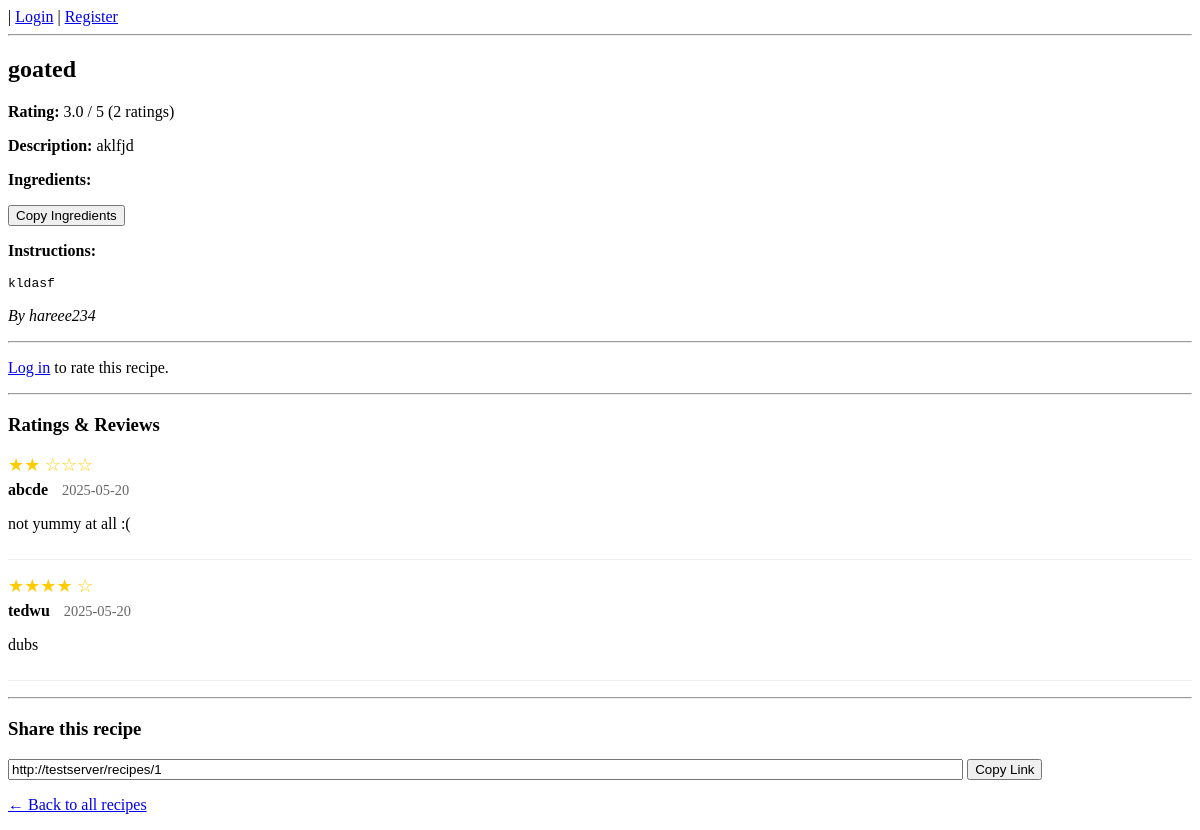
/recipes/1, run on the app's committed database.
### app/models.py (models this page shows)
class Recipe(db.Model):
    id = db.Column(db.Integer, primary_key=True)
    title = db.Column(db.String(200), nullable=False)
    description = db.Column(db.Text, nullable=False)
    ingredients = db.Column(db.Text, nullable=False)
    instructions = db.Column(db.Text, nullable=False)
    created_at = db.Column(db.DateTime(timezone=True), server_default=func.now())
    user_id = db.Column(db.Integer, db.ForeignKey('user.id'), nullable=False)
    ratings = db.relationship('Rating', backref='recipe', lazy=True, cascade="all, delete-orphan")
    def avg_rating(self):
        if not self.ratings:
            return 0
        return round(sum(r.value for r in self.ratings) / len(self.ratings), 1)

class Rating(db.Model):
    id = db.Column(db.Integer, primary_key=True)
    value = db.Column(db.Integer, nullable=False)  # 1-5 stars
    comment = db.Column(db.Text, nullable=True)    # Optional review text
    created_at = db.Column(db.DateTime(timezone=True), server_default=func.now())
    recipe_id = db.Column(db.Integer, db.ForeignKey('recipe.id'), nullable=False)
    user_id = db.Column(db.Integer, db.ForeignKey('user.id'), nullable=False)
    __table_args__ = (db.UniqueConstraint('recipe_id', 'user_id', name='_recipe_user_rating_uc'),)

class User(UserMixin, db.Model):
    id = db.Column(db.Integer, primary_key=True)
    username = db.Column(db.String(100), unique=True, nullable=False)
    email = db.Column(db.String(120), unique=True, nullable=False)
    password = db.Column(db.String(200), nullable=False)
    recipes = db.relationship('Recipe', backref='author', lazy=True)
    ratings = db.relationship('Rating', backref='user', lazy=True)

### app/routes.py (the view)
@app.route('/recipes/<int:recipe_id>')
def view_recipe(recipe_id):
    user = get_current_user()
    recipe = Recipe.query.get_or_404(recipe_id)
    user_rating = None
    if user:
        user_rating = Rating.query.filter_by(
            recipe_id=recipe_id,
            user_id=user.id
        ).first()
    return render_template(
        'view_recipe.html',
        recipe=recipe,
        user=user,
        user_rating=user_rating
    )

### app/routes.py (called while the page is built)
def get_current_user():
    uid = session.get("user_id")
    return User.query.get(uid) if uid else None

### app/templates/view_recipe.html (shortened to what this page needs)
{% extends "base.html" %}
{% block content %}
  <h2>{{ recipe.title }}</h2>
  <div class="rating-display">
    <p>
      <strong>Rating:</strong>
      {% if recipe.ratings %}
        {{ recipe.avg_rating() }} / 5 ({{ recipe.ratings|length }} rating{% if recipe.ratings|length != 1 %}s{% endif %})
      {% else %}
        No ratings yet
      {% endif %}
    </p>
  </div>
  <p><strong>Description:</strong> {{ recipe.description }}</p>
  <p><strong>Ingredients:</strong></p>
  <button type="button" onclick="copyIngredients()">Copy Ingredients</button>
  <p><strong>Instructions:</strong></p>
  <pre>{{ recipe.instructions }}</pre>
  <p><em>By {{ recipe.author.username }}</em></p>
  <hr>
{% if user %}
  <h3>Rate this recipe</h3>
  <form method="POST" action="{{ url_for('rate_recipe', recipe_id=recipe.id) }}">
    <div class="star-rating">
      <input type="radio" id="star5" name="rating" value="5" {% if user_rating and user_rating.value == 5 %}checked{% endif %} required>
      <label for="star5">★</label>
      <input type="radio" id="star4" name="rating" value="4" {% if user_rating and user_rating.value == 4 %}checked{% endif %}>
      <label for="star4">★</label>
      <input type="radio" id="star3" name="rating" value="3" {% if user_rating and user_rating.value == 3 %}checked{% endif %}>
      <label for="star3">★</label>
      <input type="radio" id="star2" name="rating" value="2" {% if user_rating and user_rating.value == 2 %}checked{% endif %}>
      <label for="star2">★</label>
      <input type="radio" id="star1" name="rating" value="1" {% if user_rating and user_rating.value == 1 %}checked{% endif %}>
      <label for="star1">★</label>
    </div>
    <div>
      <label for="comment">Review (optional):</label><br>
      <textarea id="comment" name="comment" rows="3">{{ user_rating.comment if user_rating else '' }}</textarea>
    </div>
    <button type="submit">{% if user_rating %}Update{% else %}Submit{% endif %} Rating</button>
  </form>
{% else %}
  <p><a href="{{ url_for('login') }}">Log in</a> to rate this recipe.</p>
{% endif %}
  <hr>
  <h3>Ratings & Reviews</h3>
  {% if recipe.ratings %}
    <ul class="reviews-list">
      {% for rating in recipe.ratings %}
        <li>
          <div class="review">
            <div class="stars">
              {% for i in range(rating.value) %}★{% endfor %}
              {% for i in range(5 - rating.value) %}☆{% endfor %}
            </div>
            <div class="reviewer">
              <strong>{{ rating.user.username }}</strong>
              <span class="date">{{ rating.created_at.strftime('%Y-%m-%d') }}</span>
            </div>
            {% if rating.comment %}
              <p class="comment">{{ rating.comment }}</p>
            {% endif %}
          </div>
        </li>
      {% endfor %}
    </ul>
  {% else %}
    <p>No ratings or reviews yet. Be the first to rate this recipe!</p>
  {% endif %}
  <hr>
  <h3>Share this recipe</h3>
  <div>
    <input type="text" id="share-link" value="{{ request.url }}" readonly style="width:80%">
    <button type="button" onclick="copyLink()">Copy Link</button>
  </div>
  <p><a href="{{ url_for('recipes') }}">&larr; Back to all recipes</a></p>
{% endblock %}

### app/templates/view_recipe.html (style rules this page uses)
.reviews-list { list-style-type: none; padding: 0; }
.review { margin-bottom: 15px; border-bottom: 1px solid #eee; padding-bottom: 10px; }
.stars { color: #ffcc00; font-size: 18px; }
.reviewer { margin: 5px 0; }
.date { color: #666; font-size: 0.9em; margin-left: 10px; }

### data on the page
Recipe: title "goated", description "aklfjd", instructions "kldasf"
Rating: avg_rating "3.0", user.username "abcde", created_at "2025-05-20", comment "not yummy at all :("
User: author.username "hareee234"
Rating: user.username "tedwu", created_at "2025-05-20", comment "dubs"

### other printed values
{{ recipe.ratings|length }} "2"
